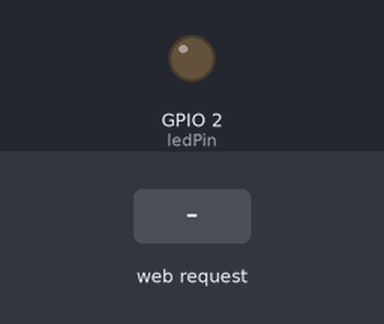
The sketch below on a simulated ESP8266 (NodeMCU). Parts: output pins drawn as LEDs (lit = HIGH). The inputs (shaded band) are chosen by the test bench. WiFi joins after 1.5 s; servers stay silent unless stated; storage starts empty; what the sketch prints to the serial monitor is not drawn.

Above: at 3.2 s.
3.3 s: HTTP request GET /on received
At 4.1 s:
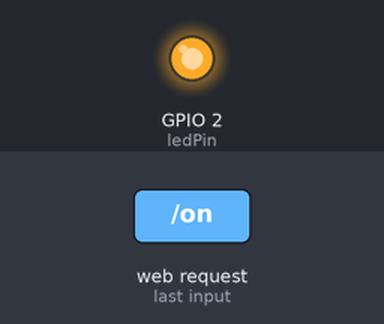
4.8 s: HTTP request GET /off received
At 5.3 s:
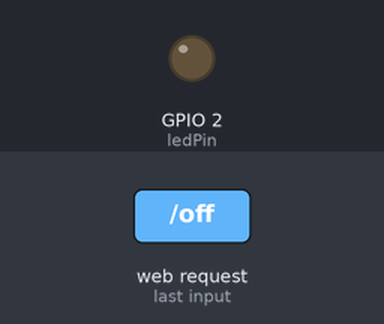
Timing chart, 0 to 7.8 s (numbered marks = the images above; inputs shaded):
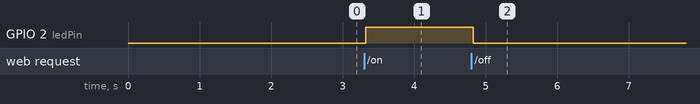

Measured:
- after the input at 3.3 s, GPIO 2 (ledPin): LOW → HIGH at once
- after the input at 4.8 s, GPIO 2 (ledPin): HIGH → LOW at once

The sketch:

wifi_y_Temperatura.ino
```cpp
/*
1º Parte del proyecto del servidor web
Adaptado de  Ruiz Santos (RandomNerdTutorials.com)
*/
// Importamos las librerías
#include <ESP8266WiFi.h>
#include <ESPAsyncTCP.h>
#include <ESPAsyncWebServer.h>
#include <FS.h>
// Sustituye los datos de tu red WIFI ( el nombre y la contraseña )
const char* ssid = "INFINITUMvjzu";
const char* password = "1456987jesus";

// Puesta de LED GPIO
const int ledPin = 2;
// Para guardar el estado del LED
String ledState;

// Creamos el servidor AsyncWebServer en el puerto 80
AsyncWebServer server(80);

// Remplazamos el marcador con el estado del  LED
String processor(const String& var){
Serial.println(var);
if(var == "STATE"){
if(digitalRead(ledPin)){
ledState = "ON";
}
else{
ledState = "OFF";
}
// Imprimimos el estado del led ( por el COM activo )
Serial.print(ledState);
return ledState;
}
}
void setup(){
// Establecemos la velocidad de conexión por el puerto serie
Serial.begin(9200);
// Ponemos a  ledPin  como salida
pinMode(ledPin, OUTPUT);

// Iniciamos  SPIFFS
if(!SPIFFS.begin()){
Serial.println("ha ocurrido un error al montar SPIFFS");
return;
}

// conectamos al Wi-Fi
WiFi.begin(ssid, password);
// Mientras no se conecte, mantenemos un bucle con reintentos sucesivos
while (WiFi.status() != WL_CONNECTED) {
delay(1000);
// Esperamos un segundo
Serial.println("Connecting to WiFi..");
}

Serial.println();
Serial.println(WiFi.SSID());
Serial.print("IP address:\t");
// Imprimimos la ip que le ha dado nuestro router
Serial.println(WiFi.localIP());

// Ruta para cargar el archivo index.html
server.on("/", HTTP_GET, [](AsyncWebServerRequest *request){
request->send(SPIFFS, "/index.html", String(), false, processor);
});

// Ruta para cargar el archivo style.css
server.on("/style.css", HTTP_GET, [](AsyncWebServerRequest *request){
request->send(SPIFFS, "/style.css", "text/css");
});

// Ruta para poner el GPIO alto
server.on("/on", HTTP_GET, [](AsyncWebServerRequest *request){
digitalWrite(ledPin, HIGH);
request->send(SPIFFS, "/index.html", String(), false, processor);
});

// Ruta para poner el GPIO bajo
server.on("/off", HTTP_GET, [](AsyncWebServerRequest *request){
digitalWrite(ledPin, LOW);
request->send(SPIFFS, "/index.html", String(), false, processor);
});

// Start server
server.begin();
}

void loop(){

}
```
